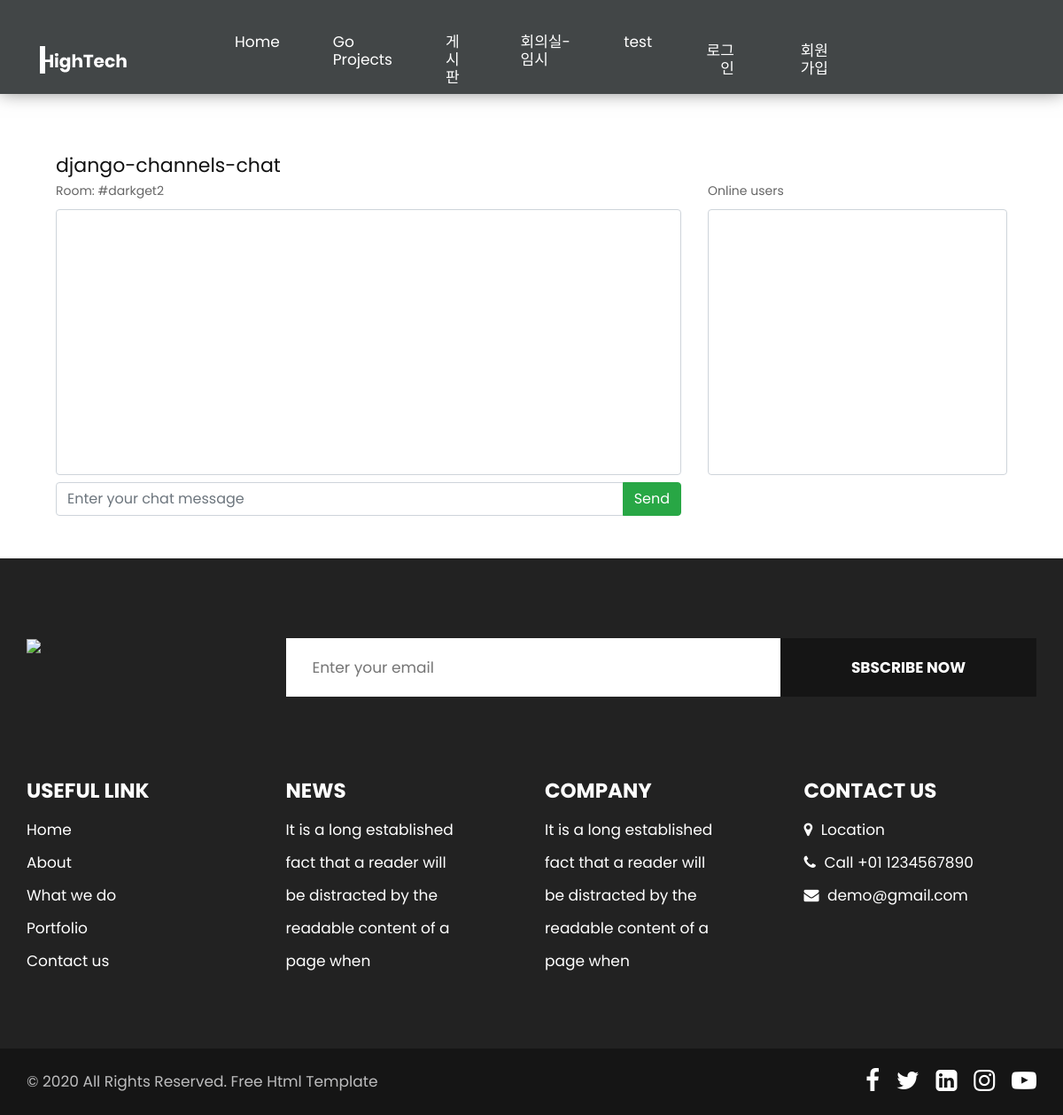
Before: /chat/darkget2/ with the older database file.
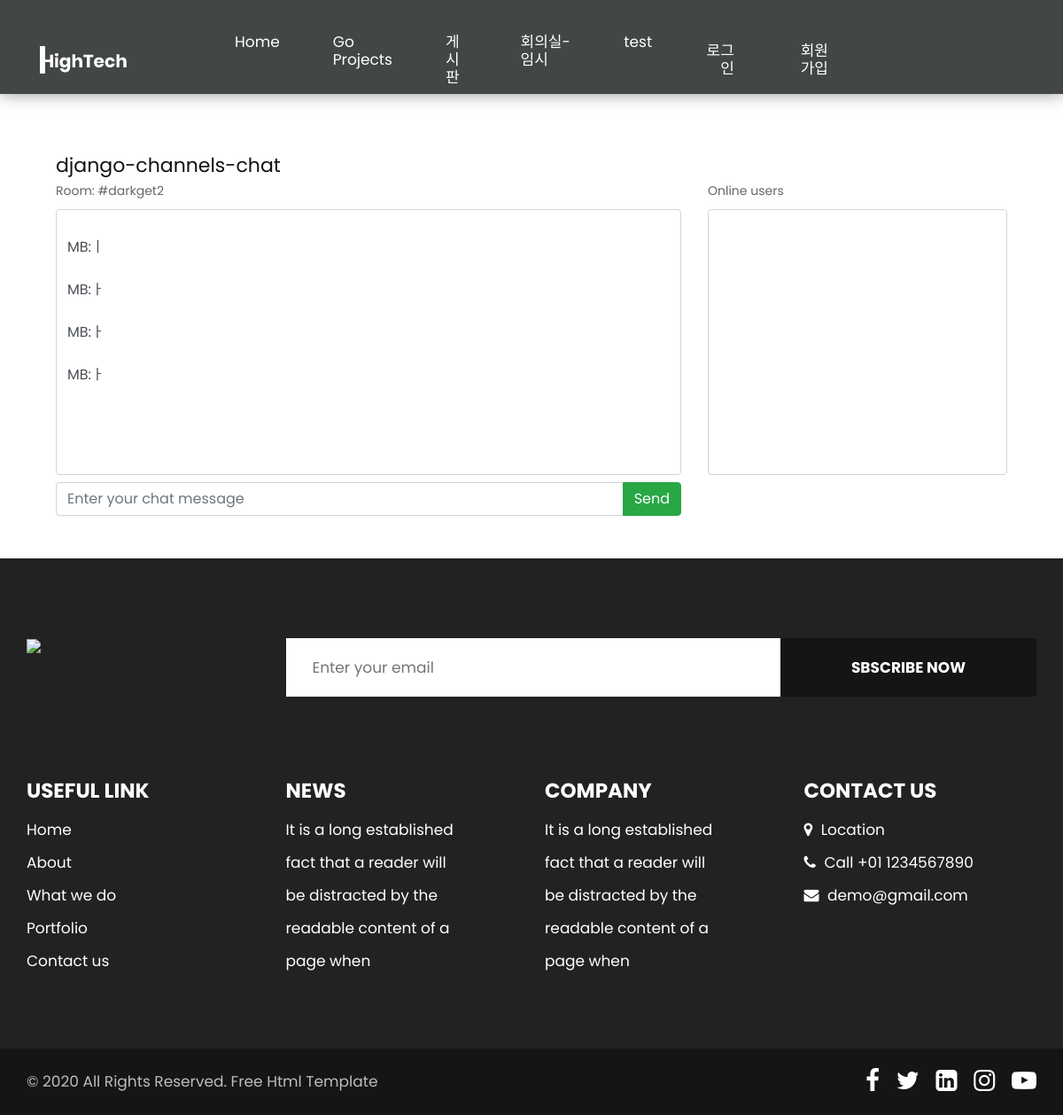
After: the same page with the newer database file.
### chat/models.py (models this page shows, shortened)
class Message(models.Model):
    user = models.ForeignKey(to=User, on_delete=models.CASCADE)
    room = models.ForeignKey(to=Room, on_delete=models.CASCADE)
    content = models.CharField(max_length=512)
    timestamp = models.DateTimeField(auto_now_add=True)

### common/models.py (models this page shows)
class User(AbstractUser):
    first_name = models.CharField("성", max_length=20, null=True, blank=True)
    last_name = models.CharField("이름", max_length=20, null=True, blank=True)
    tel = models.CharField("연락처", max_length=20, null=True, blank=True)
    create_date = models.DateTimeField('생성일', null=True, blank=True)
    modify_date = models.DateTimeField(null=True,blank=True)

### chat/views.py (the view)
# urls.py: path('<str:room_name>/', views.room_view, name='chat-room'),
def room_view(request, room_name):
    room_id = Room.objects.get(name=room_name)
    message_list = Message.objects.filter(room_id=room_id)
    chat_room, created = Room.objects.get_or_create(name=room_name)
    return render(request, 'chat/room.html', {
        'room': chat_room,'message_list':message_list,
    })

### templates/chat/room.html (shortened to what this page needs)
{% extends 'base.html' %}
{% block content %}
<div class="container mt-3 p-5">
    <h2>django-channels-chat</h2>
    <div class="row">
        <div class="col-12 col-md-8">
            <div class="mb-2">
                <label for="chatLog">Room: #{{ room.name }}</label>
                <textarea class="form-control chat_list" id="chatLog" readonly>
{% for message in message_list %}
{{ message.user }}:{{ message.content }}
{% endfor %}
                </textarea>
            </div>
            <div class="input-group">
                <input type="text" class="form-control" id="chatMessageInput" placeholder="Enter your chat message">
                <div class="input-group-append">
                    <button class="btn btn-success" id="chatMessageSend" type="button">Send</button>
                </div>
            </div>
        </div>
        <div class="col-12 col-md-4">
            <label for="onlineUsers">Online users</label>
            <select multiple class="form-control" id="onlineUsersSelector">
            </select>
        </div>
    </div>
</div>
{% endblock %}

Changed rows visible on the page:
added Message: user "MB:ㅣ MB:ㅏ MB:ㅏ MB:ㅏ"
